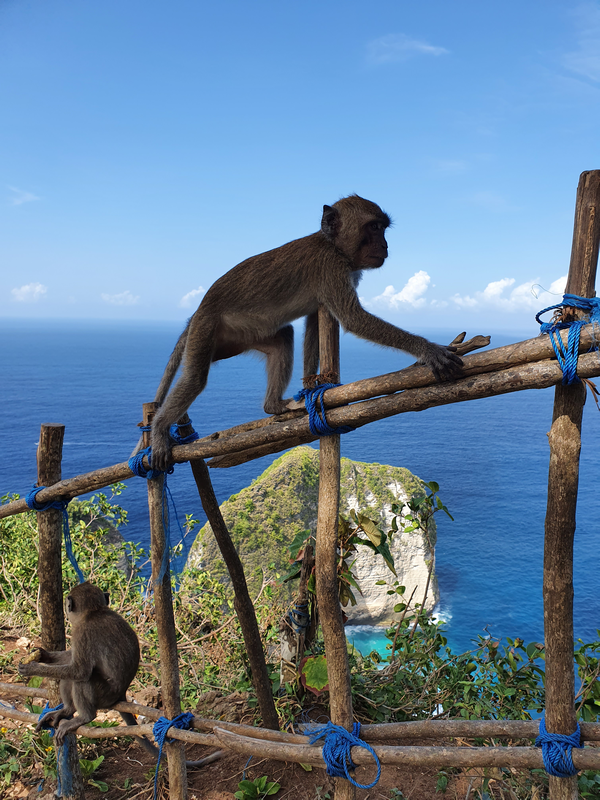
#> input picture data 2/NusaPenida.png, 600 x 800 px
$ jupyter execute 'Exercise 7.ipynb'
#> lines starting #> are read from the running program, lines starting #| are printed output that depends on the picture
[cell 1]
from scipy.ndimage import correlate
import numpy as np
from skimage import color, io, measure, img_as_ubyte, img_as_float
import matplotlib.pyplot as plt
from skimage.filters import median
from skimage.filters import gaussian
from skimage.filters import prewitt_h
from skimage.filters import prewitt_v
from skimage.filters import prewitt
from skimage.filters import threshold_otsu
from skimage.morphology import erosion, dilation, opening, closing
from skimage.morphology import disk
import matplotlib.pyplot as plt
import math
from skimage.transform import rotate
from skimage.transform import matrix_transform
from skimage.transform import EuclideanTransform
from skimage.transform import SimilarityTransform
from skimage.transform import warp
from skimage.transform import swirl

[cell 2]
def show_comparison(original, transformed, transformed_name):
    fig, (ax1, ax2) = plt.subplots(ncols=2, figsize=(8, 4), sharex=True,
                                   sharey=True)
    ax1.imshow(original)
    ax1.set_title('Original')
    ax1.axis('off')
    ax2.imshow(transformed)
    ax2.set_title(transformed_name)
    ax2.axis('off')
    io.show()

[cell 3]
# Directory containing data and images
in_dir = "data 2/"
# X-ray image
im_name = "NusaPenida.png"
# Read the image.
# Here the directory and the image name is concatenated
# by "+" to give the full path to the image.
im_org = io.imread(in_dir + im_name)
#> im_org is the input picture: shape (800, 600, 3); mean R, G, B 102, 126.7, 148.3

[cell 4]
# angle in degrees - counter clockwise
rotation_angle = 10
rotated_img = rotate(im_org, rotation_angle)
rot_center = [0, 0]
rotated_img_1 = rotate(im_org, rotation_angle, center=rot_center)
rotated_img_2 = rotate(im_org, rotation_angle, mode="reflect")
rotated_img_3 = rotate(im_org, rotation_angle, mode="wrap")
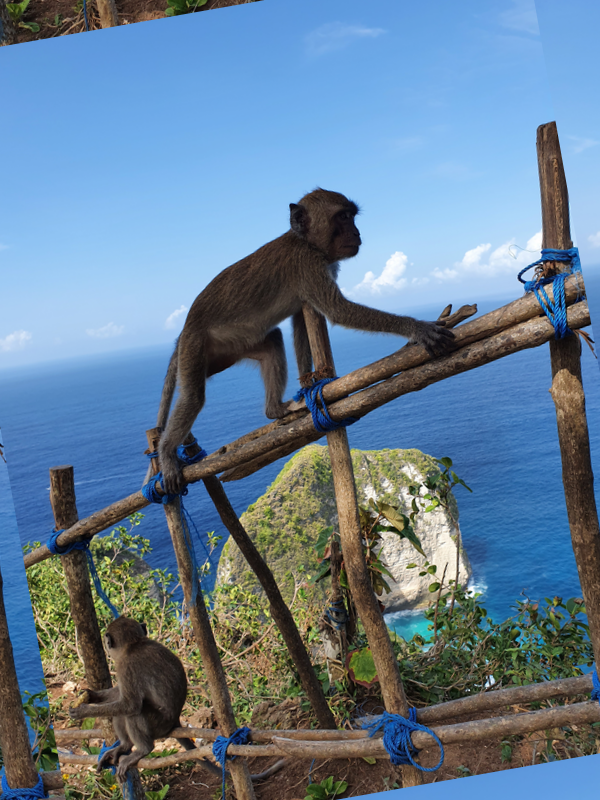
#> rotated_img_3: shape (800, 600, 3) float64; mean R, G, B 0.4, 0.497, 0.582
rotated_img_4 = rotate(im_org, rotation_angle, resize=True, mode="constant", cval=1)
rotated_img_5 = rotate(im_org, rotation_angle, resize=True, mode="constant", cval=2)
rotated_img_6 = rotate(im_org, rotation_angle, resize=True, mode="constant", cval=3)
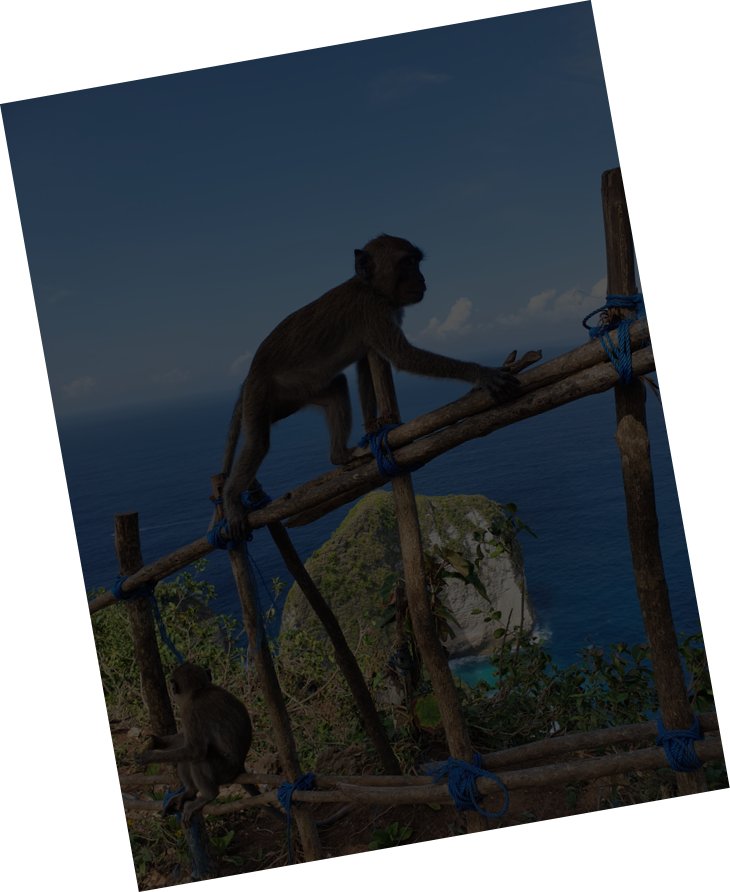
#> rotated_img_6: shape (892, 730, 3) float64; mean R, G, B 1.08, 1.15, 1.22; drawn with min black and max white
rotated_img_7 = rotate(im_org, rotation_angle, resize=True, mode="reflect")
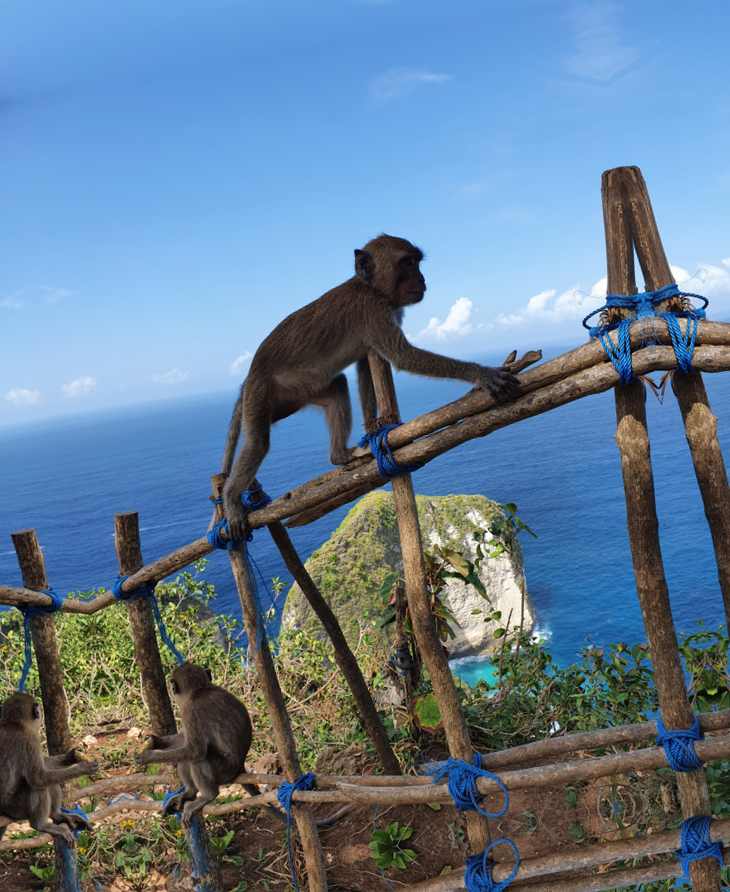
#> rotated_img_7: shape (892, 730, 3) float64; mean R, G, B 0.398, 0.493, 0.58
show_comparison(im_org, rotated_img, "Rotated image")
show_comparison(im_org, rotated_img_1, "Rotated image")
show_comparison(im_org, rotated_img_2, "Rotated image")
show_comparison(im_org, rotated_img_3, "Rotated image")
show_comparison(im_org, rotated_img_4, "Rotated image")
show_comparison(im_org, rotated_img_5, "Rotated image")
show_comparison(im_org, rotated_img_6, "Rotated image")
show_comparison(im_org, rotated_img_7, "Rotated image")

[cell 5]
# angle in radians - counter clockwise
rotation_angle = 10.0 * math.pi / 180.
trans = [10, 20]
tform = EuclideanTransform(rotation=rotation_angle, translation=trans)
print(tform.params)

[cell 6]
transformed_img = warp(im_org, tform)

[cell 7]
show_comparison(im_org, transformed_img, "Rotated image")

[cell 8]
transformed_img = warp(im_org, tform.inverse)

[cell 9]
show_comparison(im_org, transformed_img, "Rotated image")

[cell 10]
rotation_angle = 10.0 * math.pi / 180.
tform = EuclideanTransform(rotation=rotation_angle)
print(tform.params)
transformed_img = warp(im_org, tform)
show_comparison(im_org, transformed_img, "Rotated image")
transformed_img = warp(im_org, tform.inverse)
show_comparison(im_org, transformed_img, "Rotated image")

[cell 11]
rotation_angle = 15.0 * math.pi / 180.
sform = SimilarityTransform(scale=0.6, rotation=rotation_angle, translation=[40,30])
print(sform.params)

[cell 12]
transformed_img = warp(im_org, sform)
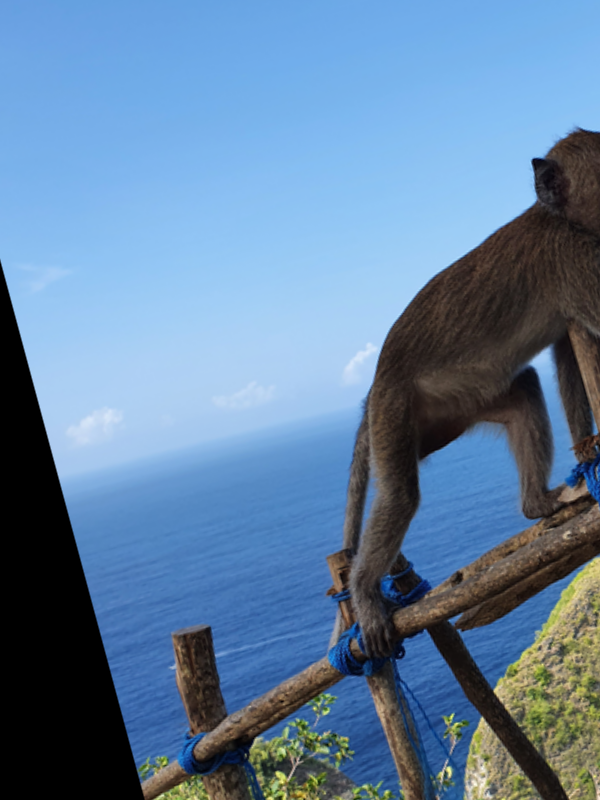
#> transformed_img: shape (800, 600, 3) float64; mean R, G, B 0.383, 0.504, 0.628
transformed_img_1 = warp(im_org, sform.inverse)
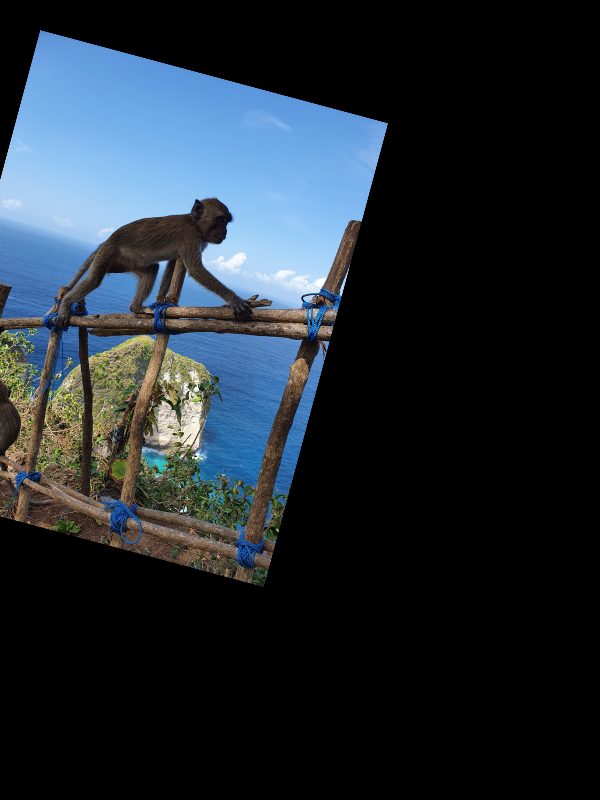
#> transformed_img_1: shape (800, 600, 3) float64; mean R, G, B 0.133, 0.168, 0.2
show_comparison(im_org, transformed_img, "Rotated image")
show_comparison(im_org, transformed_img_1, "Rotated image")

[cell 13]
str = 10
rad = 300
swirl_img = swirl(im_org, strength=str, radius=rad)

[cell 14]
show_comparison(im_org, swirl_img, "Rotated image")

[cell 15]
str = 10
rad = 300
c = [500, 400]
swirl_img = swirl(im_org, strength=str, radius=rad, center=c)
show_comparison(im_org, swirl_img, "Rotated image")

[cell 16]
src_img = io.imread(in_dir + 'Hand1.jpeg')
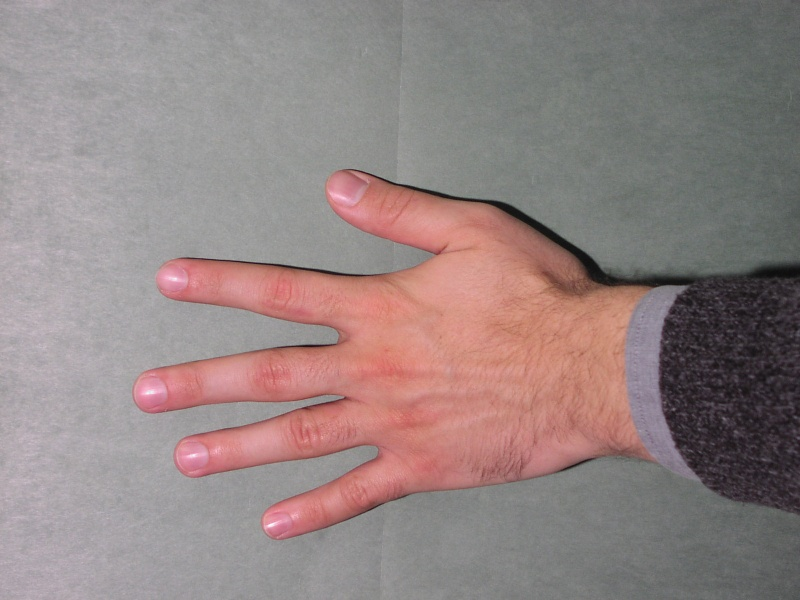
#> input picture data 2/Hand1.jpeg, 800 x 600 px
#> src_img is the input picture: shape (600, 800, 3); mean R, G, B 147.3, 132, 130.8
dst_img = io.imread(in_dir + 'Hand2.jpeg')
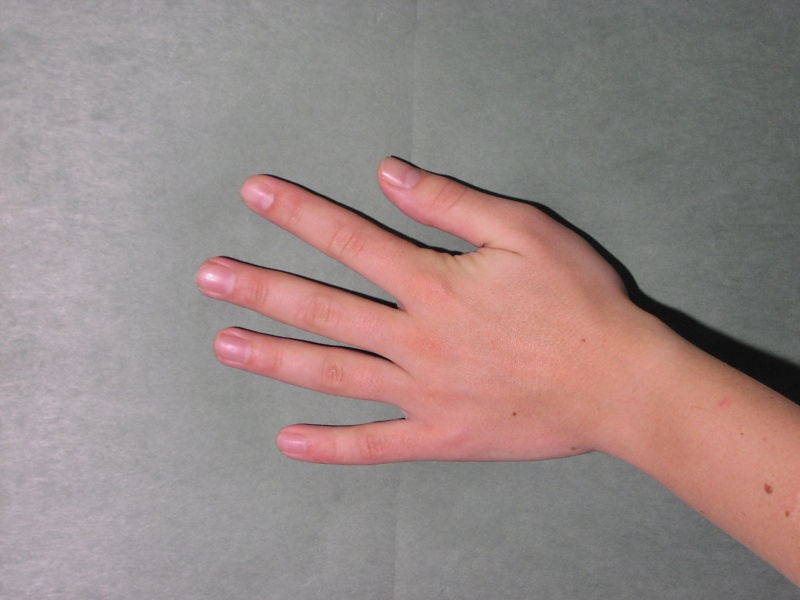
#> input picture data 2/Hand2.jpeg, 800 x 600 px
#> dst_img is the input picture: shape (600, 800, 3); mean R, G, B 152.2, 135.9, 133.9

[cell 17]
blend = 0.5 * img_as_float(src_img) + 0.5 * img_as_float(dst_img)
io.imshow(blend)
io.show()

[cell 18]
src = np.array([[588, 274], [328, 179], [134, 398], [260, 525], [613, 448]])
plt.imshow(src_img)
plt.plot(src[:, 0], src[:, 1], '.r', markersize=12)
plt.show()

[cell 19]
dst = np.array([[610, 300], [380, 170], [200, 280], [280, 440], [600, 450]])
plt.imshow(dst_img)
plt.plot(dst[:, 0], dst[:, 1], '.r', markersize=12)
plt.show()

[cell 20]
fig, ax = plt.subplots()
ax.plot(src[:, 0], src[:, 1], '-r', markersize=12, label="Source")
ax.plot(dst[:, 0], dst[:, 1], '-g', markersize=12, label="Destination")
ax.invert_yaxis()
ax.legend()
ax.set_title("Landmarks before alignment")
plt.show()

[cell 21]
e_x = src[:, 0] - dst[:, 0]
error_x = np.dot(e_x, e_x)
e_y = src[:, 1] - dst[:, 1]
error_y = np.dot(e_y, e_y)
f = error_x + error_y
print(f"Landmark alignment error F: {f}")

[cell 22]
tform = EuclideanTransform()
tform.estimate(src, dst)

[cell 23]
src_transform = matrix_transform(src, tform.params)

[cell 24]
fig, ax = plt.subplots()
ax.plot(src_transform[:, 0], src_transform[:, 1], '-r', markersize=12, label="Source")
ax.plot(dst[:, 0], dst[:, 1], '-g', markersize=12, label="Destination")
ax.invert_yaxis()
ax.legend()
ax.set_title("Landmarks after alignment")
plt.show()
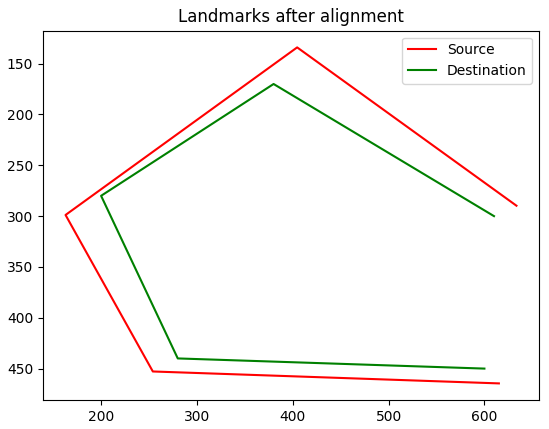
#> figure drawn by matplotlib, 1 panel

[cell 25]
e_x = src_transform[:, 0] - dst[:, 0]
error_x = np.dot(e_x, e_x)
e_y = src_transform[:, 1] - dst[:, 1]
error_y = np.dot(e_y, e_y)
f = error_x + error_y
print(f"Landmark alignment error F: {f}")

[cell 26]
warped = warp(src_img, tform.inverse)
warped_1 = warp(src_img, tform)

[cell 27]
blend_1 = 0.5 * img_as_float(warped) + 0.5 * img_as_float(dst_img)
blend_2 = 0.5 * img_as_float(warped_1) + 0.5 * img_as_float(dst_img)
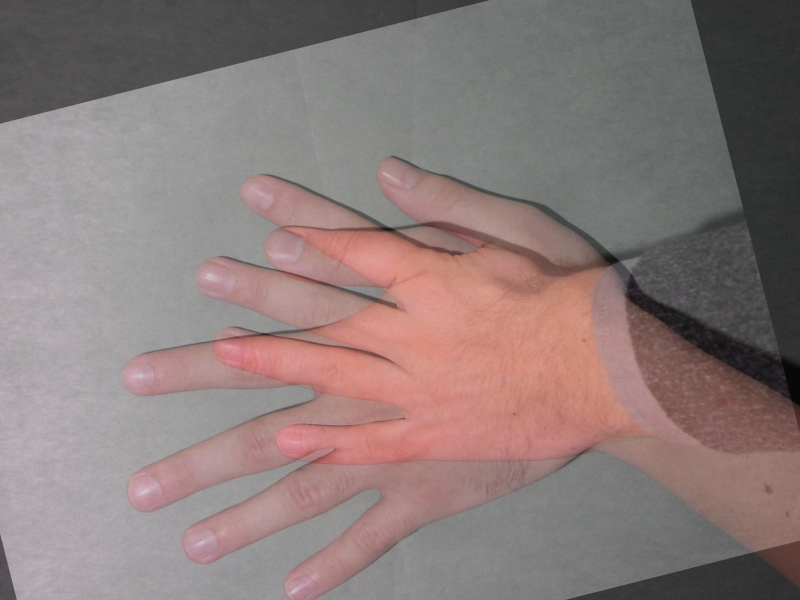
#> blend_2: shape (600, 800, 3) float64; mean R, G, B 0.548, 0.486, 0.48
show_comparison(blend, blend_1, "After registration")
show_comparison(blend, blend_2, "After registration (not inverse)")
